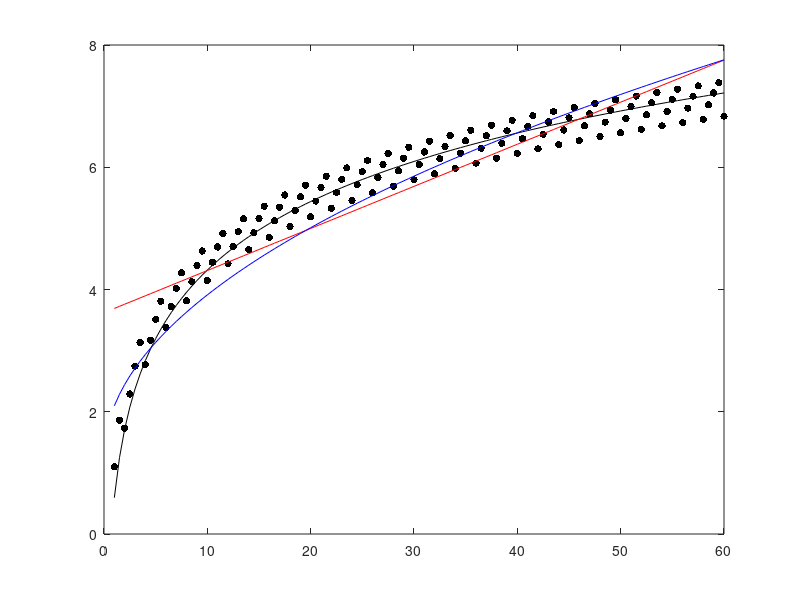

MATLAB code to generate this figure:
close all force;
clear;
clc;

disp("--- You are running 'f01_linear_regression' file now ---")

x = [1:0.5:60]';
y = (1.5 * log(x) + log (rem(x, 2) + 2));              % some nice function :)
plot(x, y, '.k', 'marker', '.', 'markersize', 16);
m = length(x);                                         % count of training examples

                                 % Suppose we want to try approximating our function with three hypotheses:
X1 = [ones(m, 1), log(x)];       % 1) h_theta(x) = theta0 + theta1 * log(x)
X2 = [ones(m, 1), x];            % 2) h_theta(x) = theta0 + theta1 * x
X3 = [ones(m, 1), sqrt(x)];      % 3) h_theta(x) = theta0 + theta1 * sqrt(x)

function J = cost(X, y, theta)
    J = (1 / (2*rows(X))) * (norm(X*theta - y) ^ 2 );
endfunction

function [theta, J_history] = gradientDescent(X, y, theta, alpha, iteration_count)
    m = length(X);
    for i = 1:iteration_count
        theta = theta - (alpha / m) * X' * ( X * theta - y);
        J_history(i) = cost(X, y, theta);
    endfor
endfunction

theta = [0; 1];                  % Let's start with theta0 = 0 and theta1 = 0
iteration_count = 10000;
alpha = 0.001;                   % gradient descent step

[theta1, J_history1] = gradientDescent(X1, y, theta, 0.01,  1000);
[theta2, J_history2] = gradientDescent(X2, y, theta, 0.001, 50000);
[theta3, J_history3] = gradientDescent(X3, y, theta, 0.01,  1000);

hold on;                         % don't erase existing plot


fprintf('Cost for theta0 + theta1 * log(x) = %f\n', [cost(X1, y, theta1)]);
fprintf('Cost for theta0 + theta1 * x = %f\n', [cost(X2, y, theta2)]);
fprintf('Cost for theta0 + theta1 * sqrt(x) = %f\n', [cost(X3, y, theta3)]);

plot(x, X1*theta1, '-k');
plot(x, X2*theta2, '-r');
plot(x, X3*theta3, '-b');


